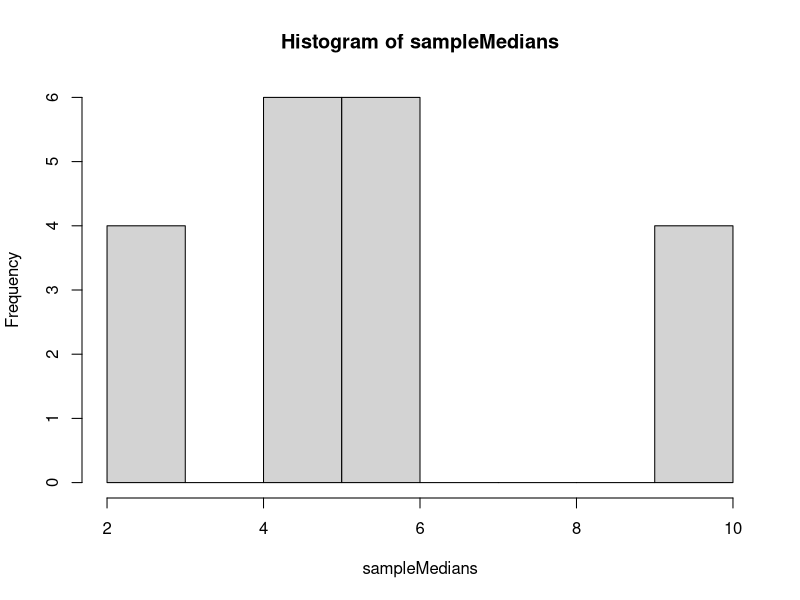

Here is the R script that generated this plot:
x=c(1, 2, 5, 6, 10, 12)
samples<-combn(x,3)
sampleMedians<-apply(samples,2,median)
hist(sampleMedians)
print(median(x))
print(mean(sampleMedians))